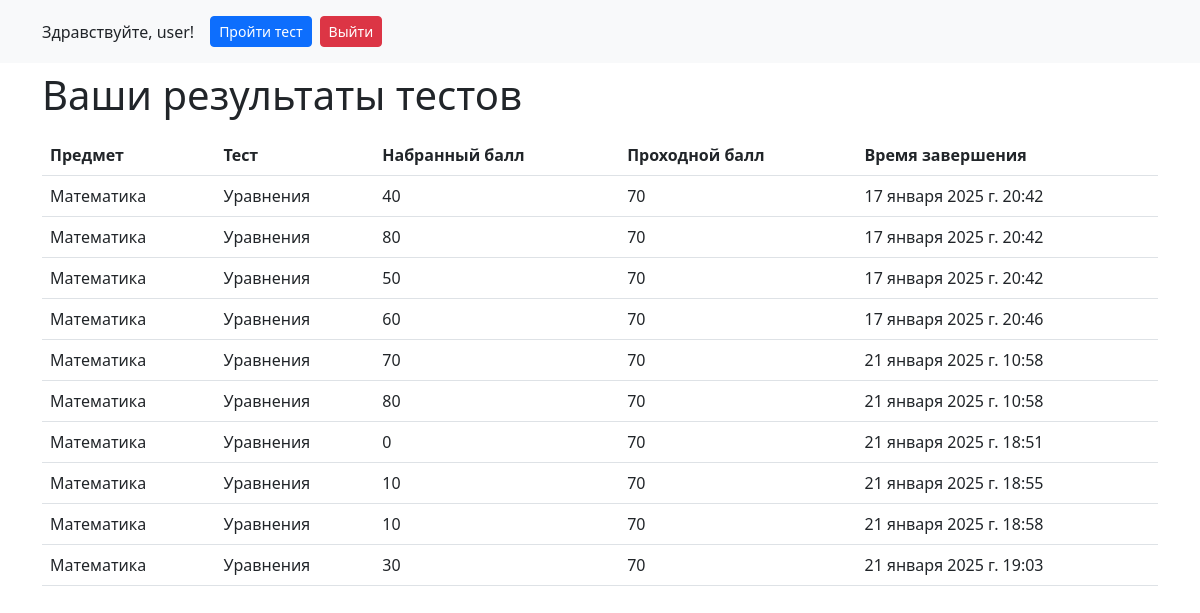
Page /results (signed in) on the earlier database version.
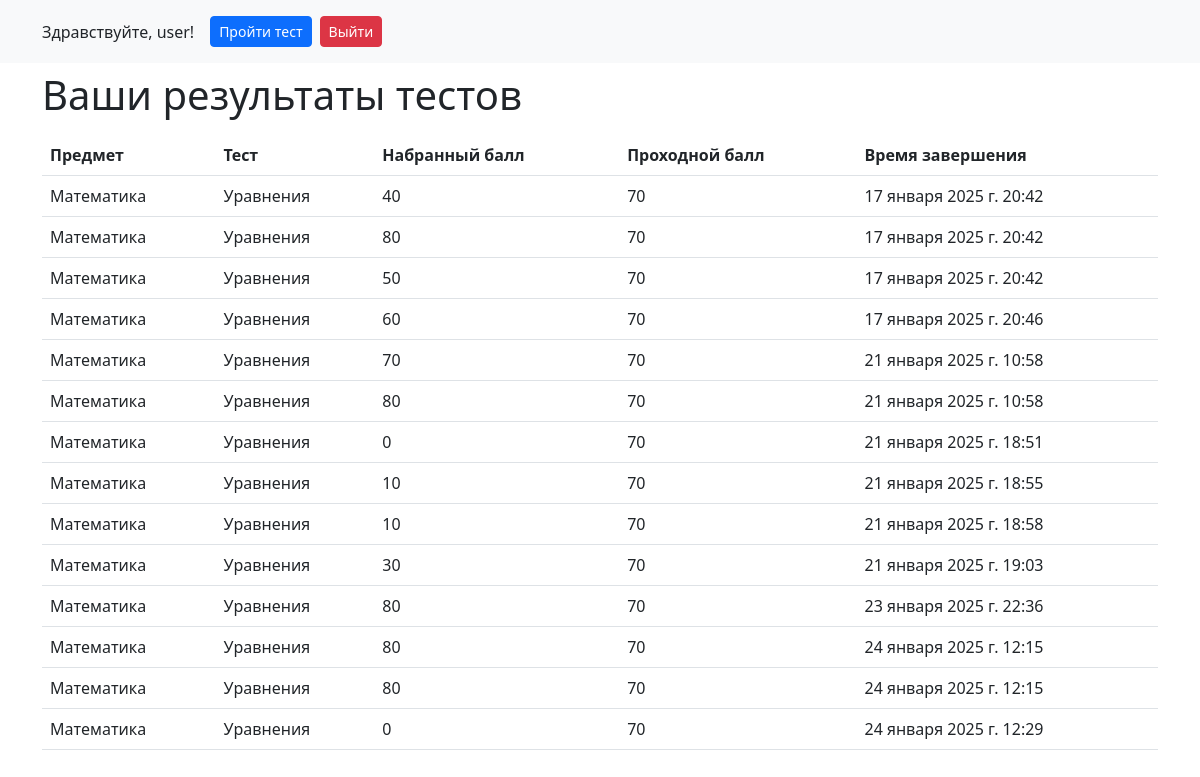
Same page on the later database version.
### quiz/models.py (models this page shows, shortened)
class UserTestResult(models.Model):
    user = models.ForeignKey(User, on_delete=models.CASCADE)
    test = models.ForeignKey(Test, on_delete=models.CASCADE)
    score = models.IntegerField()
    completed_at = models.DateTimeField(auto_now_add=True)

class Test(models.Model):
    subject = models.ForeignKey(Subject, on_delete=models.CASCADE)
    name = models.CharField(max_length=200)
    pass_score = models.IntegerField(default=100)  # Проходной балл
    start_time = models.DateTimeField()  # Начало теста
    end_time = models.DateTimeField()  # Окончание теста
    duration = models.IntegerField()  # Длительность теста в минутах
    access_key = models.CharField(max_length=50, unique=True)  # Ключ доступа
    created_by = models.ForeignKey(User, on_delete=models.CASCADE, related_name='tests', null=True, blank=True)  # Разрешаем NULL значения

class Subject(models.Model):
    name = models.CharField(max_length=100)

### quiz/views.py (the view)
# urls.py: path('results', UserTestResultsView.as_view(), name='user_results'),
class UserTestResultsView(mixins.LoginRequiredMixin, views.View):
    def get(self, request):
        user_results = UserTestResult.objects.filter(user=request.user)
        return render(request, 'quiz/user_results.html', {'results': user_results})

### quiz/templates/quiz/user_results.html (shortened to what this page needs)
<!DOCTYPE html>
<html lang="ru">
<head>
    <link href="https://cdn.jsdelivr.net/npm/bootstrap@5.3.0/dist/css/bootstrap.min.css" rel="stylesheet">
</head>
<body>
    <header class="bg-light p-3 mb-2">
        <div class="container d-flex justify-content-between align-items-center">
            <div class="d-flex align-items-center">
                <span class="me-3">Здравствуйте, {{ user.username }}!</span>
                <a href="{% url 'home' %}" class="btn btn-primary btn-sm me-2">Пройти тест</a>
                <form method="post" action="{% url 'log_out' %}">
                    <button type="submit" class="btn btn-danger btn-sm">Выйти</button>
                </form>
            </div>
        </div>
    </header>
    <div class="container">
        <h1 class="mb-3">Ваши результаты тестов</h1>
        {% if results %}
        <table class="table">
            <thead>
                <tr>
                    <th>Предмет</th>
                    <th>Тест</th>
                    <th>Набранный балл</th>
                    <th>Проходной балл</th>
                    <th>Время завершения</th>
                </tr>
            </thead>
            <tbody>
                {% for result in results %}
                <tr>
                    <td>{{ result.test.subject.name }}</td>
                    <td>{{ result.test.name }}</td>
                    <td>{{ result.score }}</td>
                    <td>{{ result.test.pass_score }}</td>
                    <td>{{ result.completed_at }}</td>
                </tr>
                {% endfor %}
            </tbody>
        </table>
        {% else %}
        <div class="alert alert-info">У вас пока нет результатов тестов.</div>
        {% endif %}
    </div>
</body>
</html>

Differences in the rows shown:
added UserTestResult: test.subject.name "Математика", test.name "Уравнения", score "80", test.pass_score "70", completed_at "23 января 2025 г. 22:36"
added UserTestResult: test.subject.name "Математика", test.name "Уравнения", score "80", test.pass_score "70", completed_at "24 января 2025 г. 12:15"
added UserTestResult: test.subject.name "Математика", test.name "Уравнения", score "80", test.pass_score "70", completed_at "24 января 2025 г. 12:15"
added UserTestResult: test.subject.name "Математика", test.name "Уравнения", score "0", test.pass_score "70", completed_at "24 января 2025 г. 12:29"
